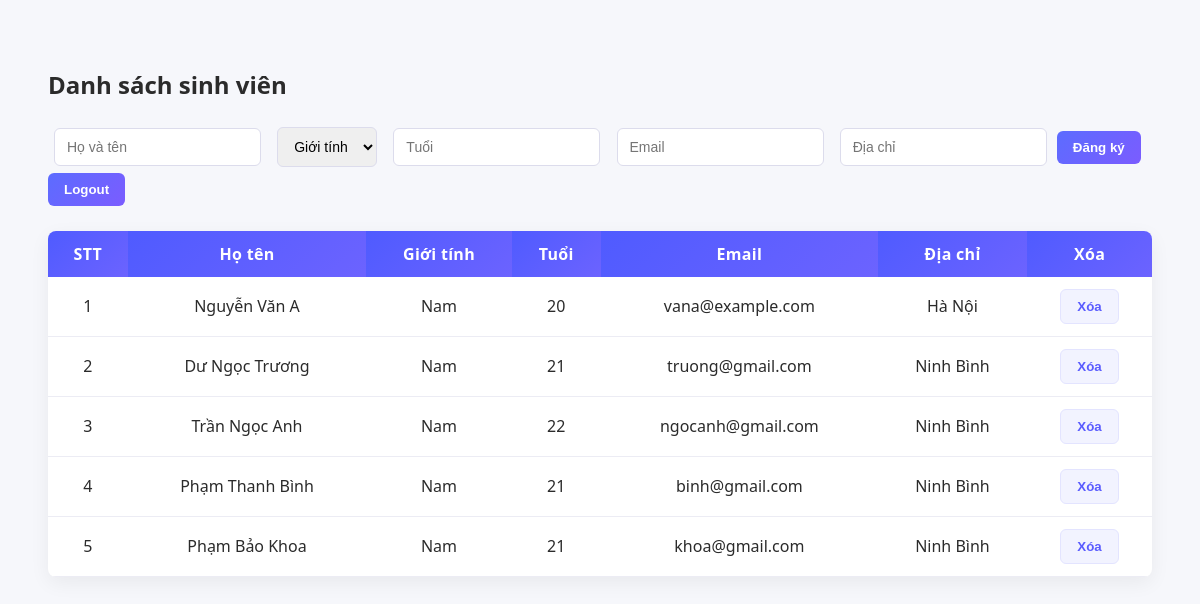
The app's page /home.php with its own data.
### tables this page shows
CREATE TABLE `students` (
  `id` int(11) NOT NULL,
  `ho_ten` varchar(100) NOT NULL,
  `gioi_tinh` enum('Nam','Nữ') NOT NULL,
  `tuoi` int(10) UNSIGNED NOT NULL,
  `email` varchar(150) NOT NULL,
  `dia_chi` varchar(255) NOT NULL
);

### home.php (the view, shortened to what this page needs)
<?php
include "db.php";
$result = $conn->query("SELECT * FROM students");
?>
<!DOCTYPE html>
<html>
<head>
<link rel="stylesheet" href="home.css">
</head>
<body>
<h2>Danh sách sinh viên</h2>
<div>
<input id="name" placeholder="Họ và tên">
<select id="gender">
<option value="">Giới tính</option>
</select>
<input id="age" type="number" placeholder="Tuổi">
<input id="email" placeholder="Email">
<input id="address" placeholder="Địa chỉ">
<button onclick="register()">Đăng ký</button>
<button onclick="logout()">Logout</button>
</div>
<table>
<thead>
<tr>
<th>STT</th>
<th>Họ tên</th>
<th>Giới tính</th>
<th>Tuổi</th>
<th>Email</th>
<th>Địa chỉ</th>
<th>Xóa</th>
</tr>
</thead>
<tbody id="tableBody">
<?php
$stt = 1;
while($row = $result->fetch_assoc()){
echo "<tr>
<td>".$stt++."</td>
<td>".$row['ho_ten']."</td>
<td>".$row['gioi_tinh']."</td>
<td>".$row['tuoi']."</td>
<td>".$row['email']."</td>
<td>".$row['dia_chi']."</td>
<td><button onclick='confirmDelete(".$row['id'].")'>Xóa</button></td>
</tr>";
}
?>
</tbody>
</table>
</body>
</html>

### home.css (style rules this page uses)
body { font-family:Segoe UI, sans-serif; padding:40px; background:#f6f7fb; color:#2b2b2b; }
input,select { padding:10px 12px; margin:6px; border:1px solid #dcdcec; border-radius:6px; outline:none; font-size:14px; transition:0.2s; }
button { padding:9px 16px; border:none; border-radius:6px; background:linear-gradient(135deg,#5c6cff,#7b5cff); color:white; font-weight:700; cursor:pointer; transition:0.2s; }
table { margin-top:25px; border-collapse:collapse; width:100%; background:white; border-radius:8px; overflow:hidden; box-shadow:0 6px 20px rgba(0,0,0,0.06); }
th { background:linear-gradient(135deg,#4f5bff,#6c63ff); color:white; padding:12px; font-weight:600; letter-spacing:0.3px; }
td { padding:12px; border-bottom:1px solid #ececf4; text-align:center; }
tbody tr { transition:0.2s; }
td button { background:#f2f3ff; color:#5a5cff; border:1px solid #e3e4ff; font-weight:bold; }

### records on screen
students: ho_ten "Nguyễn Văn A", gioi_tinh "Nam", tuoi "20", email "vana@example.com", dia_chi "Hà Nội"
students: ho_ten "Dư Ngọc Trương", gioi_tinh "Nam", tuoi "21", email "truong@gmail.com", dia_chi "Ninh Bình"
students: ho_ten "Trần Ngọc Anh", gioi_tinh "Nam", tuoi "22", email "ngocanh@gmail.com", dia_chi "Ninh Bình"
students: ho_ten "Phạm Thanh Bình", gioi_tinh "Nam", tuoi "21", email "binh@gmail.com", dia_chi "Ninh Bình"
students: ho_ten "Phạm Bảo Khoa", gioi_tinh "Nam", tuoi "21", email "khoa@gmail.com", dia_chi "Ninh Bình"
